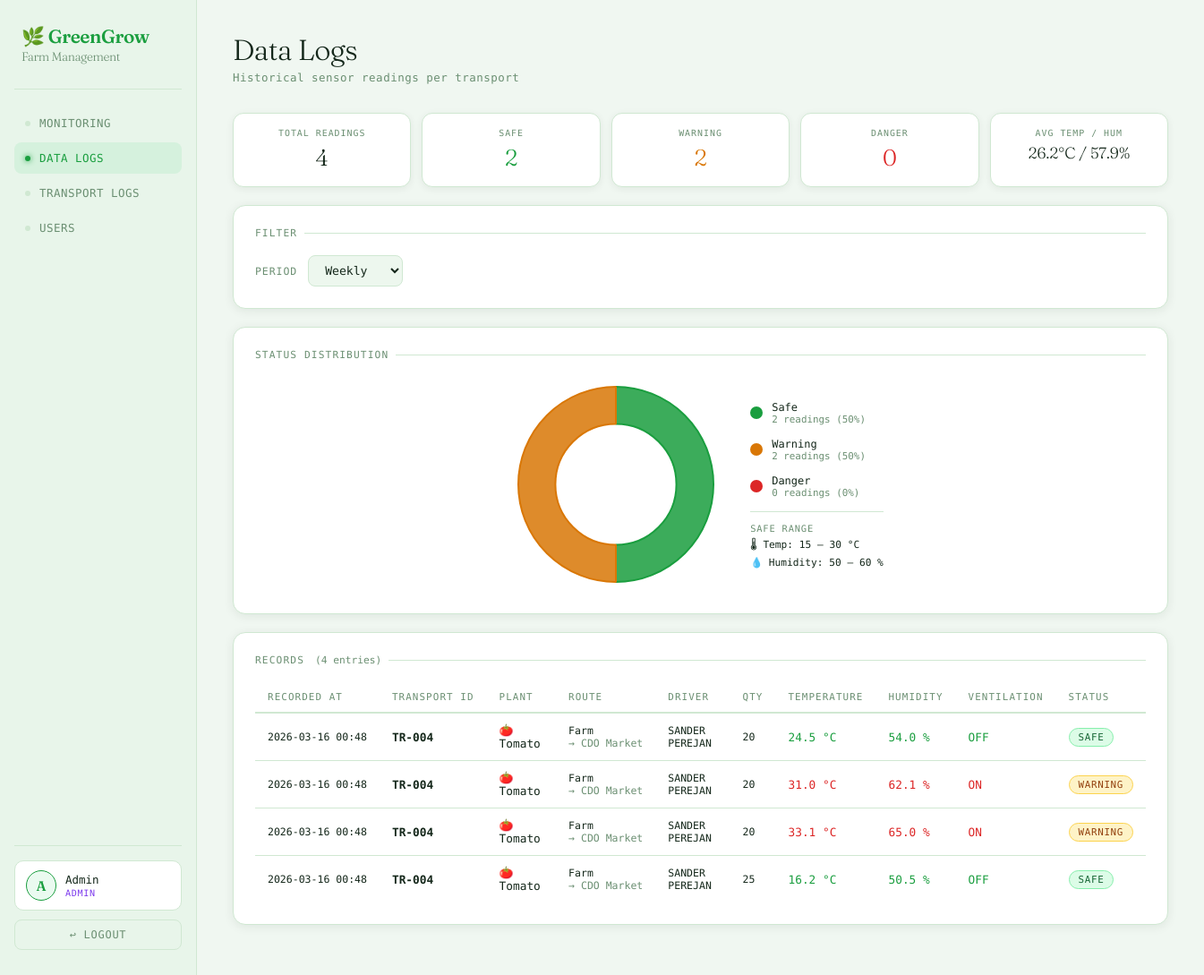
Screenshot of /admin/datalogsadmin.php (signed in) with the database file from the repository.
### tables this page shows
CREATE TABLE `sensor_logs` (
  `id` bigint(20) NOT NULL,
  `delivery_id` int(11) NOT NULL,
  `temperature` decimal(5,2) NOT NULL,
  `humidity` decimal(5,2) NOT NULL,
  `ventilation` tinyint(1) NOT NULL DEFAULT 0,
  `recorded_at` timestamp NOT NULL DEFAULT current_timestamp()
);

CREATE TABLE `deliveries` (
  `id` int(11) NOT NULL,
  `transport_id` varchar(20) DEFAULT NULL,
  `product` varchar(50) DEFAULT NULL,
  `quantity` int(11) DEFAULT NULL,
  `delivery_date` date DEFAULT NULL,
  `origin` varchar(50) DEFAULT NULL,
  `destination` varchar(50) DEFAULT NULL,
  `driver` varchar(100) DEFAULT NULL,
  `vehicle_plate` varchar(20) DEFAULT NULL,
  `priority` varchar(20) DEFAULT NULL,
  `notes` text DEFAULT NULL,
  `status` varchar(20) DEFAULT 'Pending',
  `created_at` timestamp NOT NULL DEFAULT current_timestamp(),
  `origin_lat` double DEFAULT 8.4542,
  `origin_lng` double DEFAULT 124.6319,
  `dest_lat` double DEFAULT 8.4542,
  `dest_lng` double DEFAULT 124.6319
);

### admin/datalogsadmin.php (the view, shortened to what this page needs)
<?php
include "../db.php";
$period = $_GET['period'] ?? 'weekly';
$interval = match($period) {
    'weekly'  => 'INTERVAL 7 DAY',
    'monthly' => 'INTERVAL 30 DAY',
    default   => 'INTERVAL 1 DAY',
};
$conn->query("
    CREATE TABLE IF NOT EXISTS `sensor_logs` (
        `id`          BIGINT AUTO_INCREMENT PRIMARY KEY,
        `delivery_id` INT          NOT NULL,
        `temperature` DECIMAL(5,2) NOT NULL,
        `humidity`    DECIMAL(5,2) NOT NULL,
        `ventilation` TINYINT(1)   NOT NULL DEFAULT 0,
        `recorded_at` TIMESTAMP    DEFAULT CURRENT_TIMESTAMP,
        INDEX idx_delivery_time (`delivery_id`, `recorded_at`)
    ) ENGINE=InnoDB DEFAULT CHARSET=utf8mb4 COLLATE=utf8mb4_general_ci
");
$sql = "
    SELECT
        sl.id, sl.delivery_id,
        d.transport_id AS transport_id,
        d.product      AS plant,
        d.origin, d.destination, d.driver, d.quantity, d.delivery_date,
        ROUND(sl.temperature, 1) AS temperature,
        ROUND(sl.humidity,    1) AS humidity,
        sl.ventilation, sl.recorded_at
    FROM sensor_logs sl
    INNER JOIN deliveries d ON d.id = sl.delivery_id
    WHERE sl.recorded_at >= DATE_SUB(NOW(), $interval)
    ORDER BY sl.recorded_at DESC
    LIMIT 200
";
$result = $conn->query($sql);
$logs   = [];
if ($result) while ($row = $result->fetch_assoc()) $logs[] = $row;
function getStatus($temp, $hum) {
    if ($temp >= 15 && $temp <= 30 && $hum >= 50 && $hum <= 60) return 'safe';
    return 'warning';
}
$totalLogs   = count($logs);
$safeCount   = count(array_filter($logs, fn($r) => getStatus($r['temperature'], $r['humidity']) === 'safe'));
$warnCount   = count(array_filter($logs, fn($r) => getStatus($r['temperature'], $r['humidity']) === 'warning'));
$dangerCount = $totalLogs - $safeCount - $warnCount;
$avgTemp     = $totalLogs ? round(array_sum(array_column($logs, 'temperature')) / $totalLogs, 1) : '—';
$avgHum      = $totalLogs ? round(array_sum(array_column($logs, 'humidity'))    / $totalLogs, 1) : '—';
?>
<!DOCTYPE html>
<html lang="en">
<head>
    <link rel="stylesheet" href="../assets/manager.css">
</head>
<body>
<div class="sidebar">
    <div class="logo">🌿 GreenGrow<span>Farm Management</span></div>
    <a href="dashboard.php"          class="nav-btn">Monitoring</a>
    <a href="datalogsadmin.php"      class="nav-btn active">Data Logs</a>
    <a href="transportlogsadmin.php" class="nav-btn">Transport Logs</a>
    <a href="useradmin.php"          class="nav-btn">Users</a>
    <div class="sidebar-foot">
        <div class="user-card">
            <div class="user-avatar"><?= strtoupper($_SESSION['name'][0]) ?></div>
            <div class="user-meta">
                <div class="user-name"><?= htmlspecialchars($_SESSION['name']) ?></div>
                <div class="user-role role-admin"><?= htmlspecialchars($_SESSION['role']) ?></div>
            </div>
        </div>
        <form method="POST" action="../logout.php" style="margin:0">
            <button type="submit" class="logout-btn">↩ Logout</button>
        </form>
    </div>
</div>
<div class="main">
    <div class="page-header">
        <h1>Data Logs</h1>
        <p>Historical sensor readings per transport</p>
    </div>
    <div class="stat-grid">
        <div class="stat-card"><div class="stat-label">Total Readings</div><div class="stat-value"><?= $totalLogs ?></div></div>
        <div class="stat-card"><div class="stat-label">Safe</div><div class="stat-value green"><?= $safeCount ?></div></div>
        <div class="stat-card"><div class="stat-label">Warning</div><div class="stat-value amber"><?= $warnCount ?></div></div>
        <div class="stat-card"><div class="stat-label">Danger</div><div class="stat-value red"><?= $dangerCount ?></div></div>
        <div class="stat-card"><div class="stat-label">Avg Temp / Hum</div><div class="stat-value" style="font-size:1.1rem;"><?= $avgTemp ?>°C / <?= $avgHum ?>%</div></div>
    </div>
    <div class="panel">
        <div class="panel-title">Filter</div>
        <form method="GET">
            <div class="filter-row">
                <label>Period</label>
                <select name="period" class="filter-select" onchange="this.form.submit()">
                    <option value="weekly"  <?= $period==='weekly' ?'selected':'' ?>>Weekly</option>
                </select>
            </div>
        </form>
    </div>
    <div class="panel">
        <div class="panel-title">Status Distribution</div>
        <?php if ($totalLogs === 0): ?>
        <div class="empty-state"><div class="empty-icon">📊</div><p>No sensor data yet for this period.</p></div>
        <?php else: ?>
        <div class="chart-layout">
            <div class="chart-donut"><canvas id="sensorChart"></canvas></div>
            <div style="display:flex;flex-direction:column;gap:14px;">
                <div style="display:flex;align-items:center;gap:10px;">
                    <span style="width:14px;height:14px;border-radius:50%;background:#1a9e3f;display:inline-block;flex-shrink:0;"></span>
                    <div><div style="font-size:.75rem;color:var(--text);font-weight:500;">Safe</div><div style="font-size:.68rem;color:var(--muted);"><?= $safeCount ?> readings (<?= $totalLogs ? round($safeCount/$totalLogs*100) : 0 ?>%)</div></div>
                </div>
                <div style="display:flex;align-items:center;gap:10px;">
                    <span style="width:14px;height:14px;border-radius:50%;background:#d97706;display:inline-block;flex-shrink:0;"></span>
                    <div><div style="font-size:.75rem;color:var(--text);font-weight:500;">Warning</div><div style="font-size:.68rem;color:var(--muted);"><?= $warnCount ?> readings (<?= $totalLogs ? round($warnCount/$totalLogs*100) : 0 ?>%)</div></div>
                </div>
                <div style="display:flex;align-items:center;gap:10px;">
                    <span style="width:14px;height:14px;border-radius:50%;background:#dc2626;display:inline-block;flex-shrink:0;"></span>
                    <div><div style="font-size:.75rem;color:var(--text);font-weight:500;">Danger</div><div style="font-size:.68rem;color:var(--muted);"><?= $dangerCount ?> readings (<?= $totalLogs ? round($dangerCount/$totalLogs*100) : 0 ?>%)</div></div>
                </div>
                <div style="border-top:1px solid var(--border);padding-top:12px;">
                    <div style="font-size:.65rem;letter-spacing:.08em;text-transform:uppercase;color:var(--muted);margin-bottom:4px;">Safe Range</div>
                    <div style="font-size:.7rem;color:var(--text);">🌡 Temp: 15 – 30 °C</div>
                    <div style="font-size:.7rem;color:var(--text);margin-top:3px;">💧 Humidity: 50 – 60 %</div>
                </div>
            </div>
        </div>
        <?php endif; ?>
    </div>
    <div class="panel">
        <div class="panel-title">Records <span style="font-size:.7rem;color:var(--muted);text-transform:none;letter-spacing:0;font-weight:normal;margin-left:4px;">(<?= $totalLogs ?> entries)</span></div>
        <div class="table-wrap">
            <table>
                <thead>
                    <tr><th>Recorded At</th><th>Transport ID</th><th>Plant</th><th>Route</th><th>Driver</th><th>Qty</th><th>Temperature</th><th>Humidity</th><th>Ventilation</th><th>Status</th></tr>
                </thead>
                <tbody>
                <?php if (empty($logs)): ?>
                <tr><td colspan="10" style="text-align:center;padding:32px;color:var(--muted);font-size:.78rem;">No data found for this period.</td></tr>
                <?php else: foreach ($logs as $row):
                    $status    = getStatus($row['temperature'], $row['humidity']);
                    $tOk       = $row['temperature'] >= 15 && $row['temperature'] <= 30;
                    $hOk       = $row['humidity']    >= 50 && $row['humidity']    <= 60;
                    $ventLabel = $row['ventilation'] ? 'ON' : 'OFF';
                    $ventColor = $row['ventilation'] ? 'var(--red)' : 'var(--green)';
                ?>
                <tr>
                    <td style="white-space:nowrap;font-size:.72rem;"><?= date('Y-m-d H:i', strtotime($row['recorded_at'])) ?></td>
                    <td><b><?= htmlspecialchars($row['transport_id']) ?></b></td>
                    <td>🍅 <?= htmlspecialchars($row['plant']) ?></td>
                    <td style="font-size:.72rem;white-space:nowrap;"><?= htmlspecialchars($row['origin']) ?><br><span style="color:var(--muted)">→ <?= htmlspecialchars($row['destination']) ?></span></td>
                    <td style="font-size:.72rem;"><?= htmlspecialchars($row['driver'] ?? '—') ?></td>
                    <td style="font-size:.72rem;"><?= htmlspecialchars($row['quantity'] ?? '—') ?></td>
                    <td style="color:<?= $tOk?'var(--green)':'var(--red)' ?>;font-weight:500;"><?= $row['temperature'] ?> °C</td>
                    <td style="color:<?= $hOk?'var(--green)':'var(--red)' ?>;font-weight:500;"><?= $row['humidity'] ?> %</td>
                    <td style="color:<?= $ventColor ?>;font-weight:500;"><?= $ventLabel ?></td>
                    <td><span class="badge badge-<?= $status ?>"><?= ucfirst($status) ?></span></td>
                </tr>
                <?php endforeach; endif; ?>
                </tbody>
            </table>
        </div>
    </div>
</div>
<script>
<?php if ($totalLogs > 0): ?>
new Chart(document.getElementById('sensorChart').getContext('2d'), {
    type: 'doughnut',
    data: {
        labels: ['Safe', 'Warning', 'Danger'],
        datasets: [{ data: [<?= $safeCount ?>, <?= $warnCount ?>, <?= $dangerCount ?>], backgroundColor: ['rgba(26,158,63,0.85)','rgba(217,119,6,0.85)','rgba(220,38,38,0.85)'], borderColor: ['#1a9e3f','#d97706','#dc2626'], borderWidth: 2, hoverOffset: 8 }]
    },
    options: { responsive: true, maintainAspectRatio: false, cutout: '62%', plugins: { legend: { display: false }, tooltip: { callbacks: { label: ctx => { const total = ctx.dataset.data.reduce((a,b)=>a+b,0); const pct = total ? Math.round(ctx.parsed/total*100) : 0; return ` ${ctx.label}: ${ctx.parsed} readings (${pct}%)`; } } } } }
});
<?php endif; ?>
</script>
</body>
</html>

### assets/manager.css (style rules this page uses)
*, *::before, *::after { box-sizing: border-box; margin: 0; padding: 0; }
:root { --bg: #f0f7f1; --surface: #ffffff; --surface2: #edf7ee; --border: #d0e8d2; --green: #1a9e3f; --green-dim: #22c55e18; --green-glow: #22c55e28; --amber: #d97706; --red: #dc2626; --text: #14271a; --muted: #6b8f72; --sidebar-w: 220px; }
body { font-family: 'DM Mono', monospace; background: var(--bg); color: var(--text); display: flex; min-height: 100vh; overflow-x: hidden; }
.sidebar { width: var(--sidebar-w); background: #e8f5ea; border-right: 1px solid var(--border); display: flex; flex-direction: column; padding: 28px 16px; position: fixed; top: 0; left: 0; bottom: 0; z-index: 100; }
.logo { font-family: 'Fraunces', serif; font-size: 1.3rem; font-weight: 600; color: var(--green); letter-spacing: -0.02em; padding: 0 8px 28px; border-bottom: 1px solid var(--border); margin-bottom: 20px; }
.logo span { color: var(--muted); font-size: .85rem; display: block; font-weight: 300; margin-top: 2px; }
.nav-btn { display: flex; align-items: center; gap: 10px; padding: 10px 12px; border-radius: 8px; text-decoration: none; color: var(--muted); font-size: .78rem; letter-spacing: .04em; text-transform: uppercase; transition: all .2s; margin-bottom: 4px; }
.nav-btn::before { content: ''; width: 6px; height: 6px; border-radius: 50%; background: var(--border); transition: background .2s; flex-shrink: 0; }
.nav-btn.active { color: var(--green); background: var(--green-dim); }
.nav-btn.active::before { background: var(--green); box-shadow: 0 0 6px var(--green); }
.sidebar-foot { margin-top: auto; padding-top: 16px; border-top: 1px solid var(--border); }
.logout-btn { width: 100%; padding: 9px; border-radius: 8px; border: 1px solid var(--border); background: transparent; color: var(--muted); font-family: 'DM Mono', monospace; font-size: .75rem; letter-spacing: .06em; text-transform: uppercase; cursor: pointer; transition: all .2s; }
.main { margin-left: var(--sidebar-w); flex: 1; padding: 36px 40px; max-width: 1400px; width: 100%; }
.page-header { margin-bottom: 32px; }
.page-header h1 { font-family: 'Fraunces', serif; font-size: 2rem; font-weight: 300; letter-spacing: -.02em; color: var(--text); }
.page-header p { color: var(--muted); font-size: .78rem; margin-top: 4px; letter-spacing: .04em; }
.panel { background: var(--surface); border: 1px solid var(--border); border-radius: 14px; padding: 24px; margin-bottom: 20px; box-shadow: 0 2px 12px #0d271514; }
.panel-title { font-size: .7rem; letter-spacing: .1em; text-transform: uppercase; color: var(--muted); margin-bottom: 18px; display: flex; align-items: center; gap: 8px; }
.panel-title::after { content: ''; flex: 1; height: 1px; background: var(--border); }
#sensorChart { display: block; width: 100%; }
.badge { display: inline-block; padding: 2px 10px; border-radius: 20px; font-size: .7rem; letter-spacing: .06em; text-transform: uppercase; }
.user-card { background: var(--surface); border: 1px solid var(--border); border-radius: 10px; padding: 10px 12px; margin-bottom: 10px; display: flex; align-items: center; gap: 10px; }
.user-avatar { width: 34px; height: 34px; border-radius: 50%; background: var(--green-dim); border: 1.5px solid var(--green); display: flex; align-items: center; justify-content: center; font-family: 'Fraunces', serif; font-size: .95rem; font-weight: 600; color: var(--green); flex-shrink: 0; text-transform: uppercase; }
.user-meta { min-width: 0; flex: 1; }
.user-name { font-size: .78rem; color: var(--text); font-weight: 500; white-space: nowrap; overflow: hidden; text-overflow: ellipsis; }
.user-role { font-size: .63rem; letter-spacing: .07em; text-transform: uppercase; margin-top: 2px; }
.role-admin { color: #7c3aed; }
.table-wrap { overflow-x: auto; }
table { width: 100%; border-collapse: collapse; font-size: .8rem; }
thead tr { border-bottom: 2px solid var(--border); }
th { text-align: left; padding: 10px 14px; font-size: .68rem; letter-spacing: .1em; text-transform: uppercase; color: var(--muted); font-weight: 500; white-space: nowrap; }
tbody tr { border-bottom: 1px solid var(--border); transition: background .15s; }
tbody tr:last-child { border-bottom: none; }
td { padding: 11px 14px; color: var(--text); vertical-align: middle; }

### rows the page displays
sensor_logs: recorded_at "2026-03-16 00:48", delivery.transport_id "TR-004", delivery.product "Tomato", delivery.origin "Farm", delivery.destination "CDO Market", delivery.driver "SANDER PEREJAN", delivery.quantity "20", temperature "24.5", humidity "54.0", ventilation "OFF", status "SAFE"
sensor_logs: recorded_at "2026-03-16 00:48", delivery.transport_id "TR-004", delivery.product "Tomato", delivery.origin "Farm", delivery.destination "CDO Market", delivery.driver "SANDER PEREJAN", delivery.quantity "20", temperature "31.0", humidity "62.1", ventilation "ON", status "WARNING"
sensor_logs: recorded_at "2026-03-16 00:48", delivery.transport_id "TR-004", delivery.product "Tomato", delivery.origin "Farm", delivery.destination "CDO Market", delivery.driver "SANDER PEREJAN", delivery.quantity "20", temperature "33.1", humidity "65.0", ventilation "ON", status "WARNING"
sensor_logs: recorded_at "2026-03-16 00:48", delivery.transport_id "TR-004", delivery.product "Tomato", delivery.origin "Farm", delivery.destination "CDO Market", delivery.driver "SANDER PEREJAN", delivery.quantity "25", temperature "16.2", humidity "50.5", ventilation "OFF", status "SAFE"

### other values shown
$_SESSION['name'][0] "A"
$_SESSION['name'] "Admin"
$_SESSION['role'] "ADMIN"
$totalLogs "4"
$safeCount "2"
$warnCount "2"
$dangerCount "0"
$avgTemp "26.2"
$avgHum "57.9"
$safeCount/$totalLogs*100 "50"
$warnCount/$totalLogs*100 "50"
$dangerCount/$totalLogs*100 "0"
chart data {{ $safeCount }} 2
chart data {{ $warnCount }} 2
chart data {{ $dangerCount }} 0
